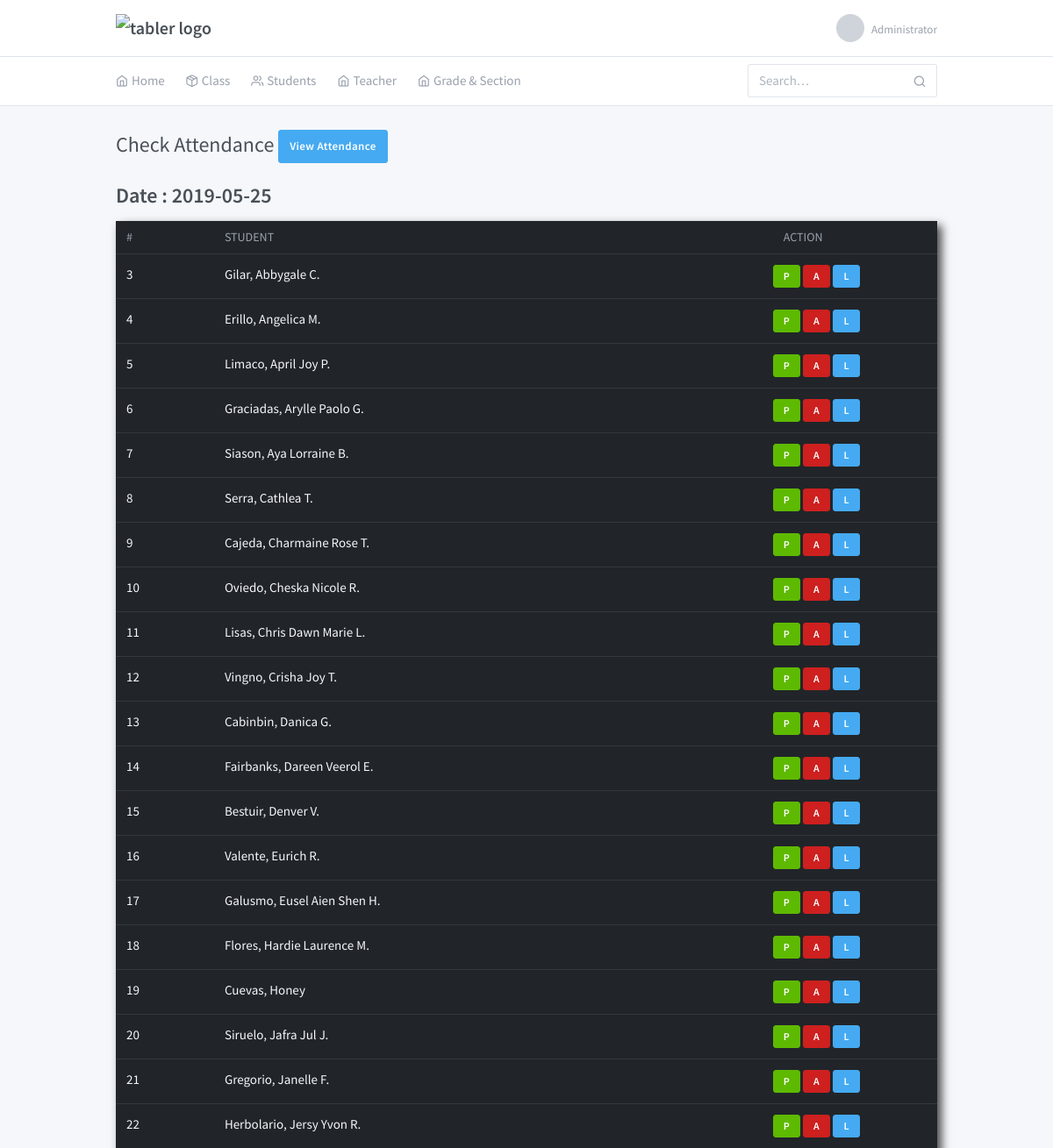
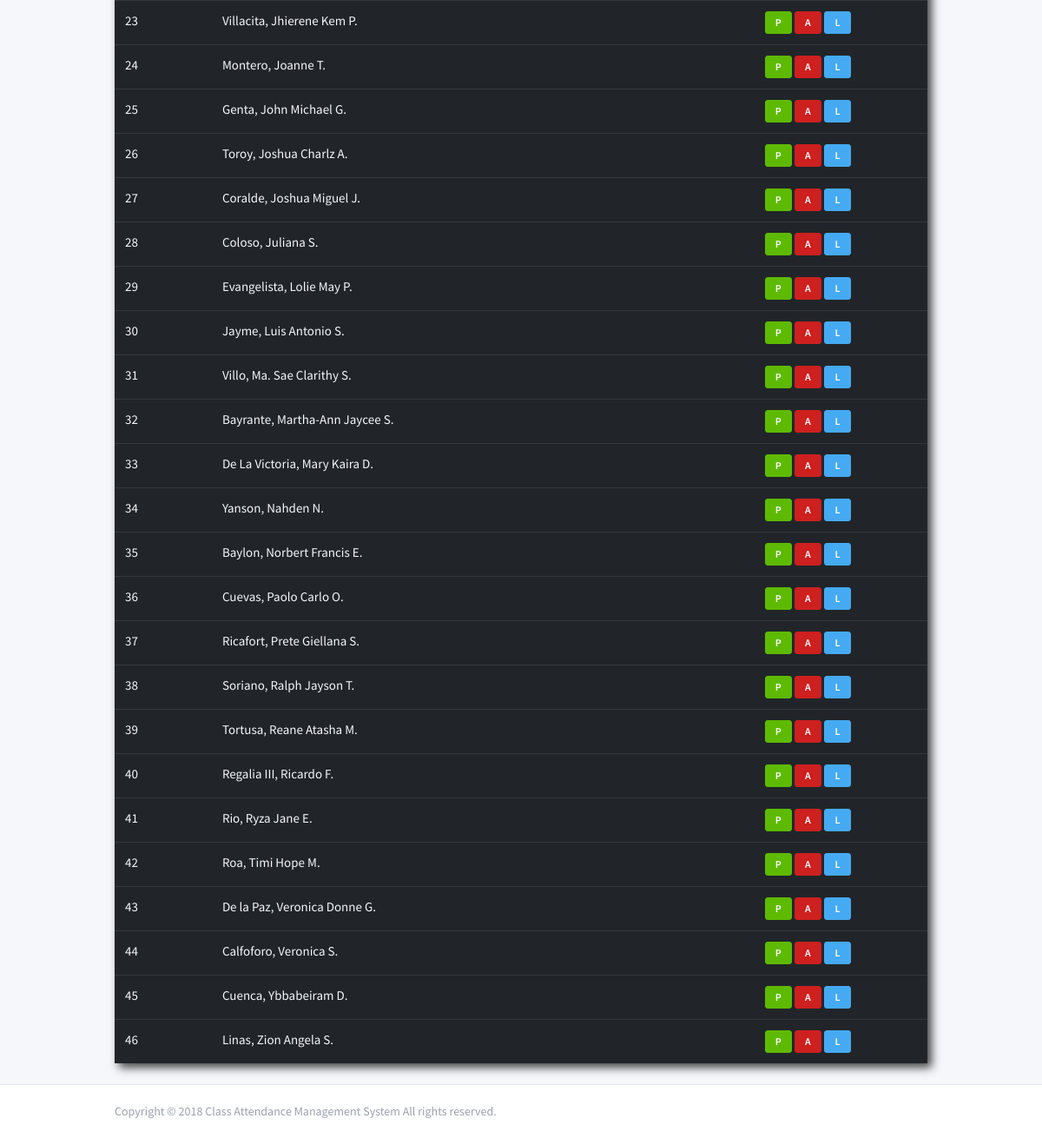
The app's page /admin/class.php?id=10 (signed in) with its own data (2 pictures, top to bottom).
### tables this page shows
CREATE TABLE `tbl_class_member` (
  `member_id` int(11) NOT NULL,
  `class_id` int(11) NOT NULL,
  `student_id` int(11) NOT NULL,
  `std_status` varchar(20) NOT NULL
);

CREATE TABLE `tbl_student` (
  `student_id` int(11) NOT NULL,
  `student_name` varchar(100) NOT NULL,
  `gender` varchar(20) NOT NULL,
  `student_grade` int(11) NOT NULL,
  `student_section` int(11) NOT NULL
);

### admin/class.php (the view, shortened to what this page needs)
<?php require 'include/header.php';
include 'include/config.php';
?>
  <body class="">
    <div class="page">
      	<div class="page-main">
        <?php require 'include/topbar.php'; ?>
	        <div class="my-3 my-md-5">
	          	<div class="container">
	            	<div class="page-header">
		              	<h1 class="page-title">
		                	Check Attendance <a href="student_attenadance.php?id=<?php echo $_GET['id'] ?>" class="btn btn-info">View Attendance</a>
		              	</h1>
	            	</div>
	            	<h3>Date : <?php echo date('Y-m-d'); ?> </h3>
	            	<table class="table table-dark">
					  <thead>
					    <tr>
					      <th scope="col">#</th>
					      <th scope="col">Student</th>
					      <th scope="col" style="width: 20%;">Action</th>
					    </tr>
					  </thead>
					  <tbody>
					    <?php
					    	$att = mysqli_query($conn, "SELECT * FROM `tbl_attendance` WHERE att_date like '%".date('Y-m-d')."%' AND class_id = ".$_GET['id']);
					    	$att_result = mysqli_num_rows($att);
					    	if ($att_result > 0) {
					    		while ($row_att = mysqli_fetch_assoc($att)) {
					    			$id[] = $row_att['member_id'];
					    		}
					    		$member_id = implode(',', $id);
					    	}else{
					    		$member_id = '0';
					    	}
					    	$query = mysqli_query($conn, "SELECT * FROM `tbl_class_member` cm LEFT JOIN tbl_student s on cm.`student_id` = s.`student_id` WHERE cm.`member_id` NOT IN ($member_id) AND class_id =".$_GET['id']);
					    	$result = mysqli_num_rows($query);
					    	if ($result > 0) {
					    		while ($row = mysqli_fetch_assoc($query)) {
					    			echo "<tr>";
										echo "<td>".$row['member_id']."</td>";
										echo "<td>".$row['student_name']."</td>";
										echo '<td><div class="row">
												<a href="record_attendance.php?member_id='.$row['member_id'].'&status=present&id='.$_GET['id'].'" class="btn btn-sm btn-success col-2">P</a> &nbsp
												<a href="record_attendance.php?member_id='.$row['member_id'].'&status=absent&id='.$_GET['id'].'" class="btn btn-sm btn-danger col-2">A</a> &nbsp
												<a href="record_attendance.php?member_id='.$row['member_id'].'&status=late&id='.$_GET['id'].'" class="btn btn-sm btn-info col-2">L</a>
											</div></td>';
										echo "</tr>";
					    		}
					    	}
					    ?>
					  </tbody>
					</table>
	        	</div>
	      	</div>
      	<?php require 'include/footer.php'; ?>
    	</div>
	</div>
  </body>
</html>

### admin/include/header.php (style rules this page uses)
table { box-shadow: 5px 5px 10px #444444; }

### records on screen
tbl_class_member: member_id "3", student.student_name "Gilar, Abbygale C."
tbl_class_member: member_id "4", student.student_name "Erillo, Angelica M."
tbl_class_member: member_id "5", student.student_name "Limaco, April Joy P."
tbl_class_member: member_id "6", student.student_name "Graciadas, Arylle Paolo G."
tbl_class_member: member_id "7", student.student_name "Siason, Aya Lorraine B."
tbl_class_member: member_id "8", student.student_name "Serra, Cathlea T."
tbl_class_member: member_id "9", student.student_name "Cajeda, Charmaine Rose T."
tbl_class_member: member_id "10", student.student_name "Oviedo, Cheska Nicole R."
tbl_class_member: member_id "11", student.student_name "Lisas, Chris Dawn Marie L."
tbl_class_member: member_id "12", student.student_name "Vingno, Crisha Joy T."
tbl_class_member: member_id "13", student.student_name "Cabinbin, Danica G."
tbl_class_member: member_id "14", student.student_name "Fairbanks, Dareen Veerol E."
tbl_class_member: member_id "15", student.student_name "Bestuir, Denver V."
tbl_class_member: member_id "16", student.student_name "Valente, Eurich R."
tbl_class_member: member_id "17", student.student_name "Galusmo, Eusel Aien Shen H."
tbl_class_member: member_id "18", student.student_name "Flores, Hardie Laurence M."
tbl_class_member: member_id "19", student.student_name "Cuevas, Honey"
tbl_class_member: member_id "20", student.student_name "Siruelo, Jafra Jul J."
tbl_class_member: member_id "21", student.student_name "Gregorio, Janelle F."
tbl_class_member: member_id "22", student.student_name "Herbolario, Jersy Yvon R."
tbl_class_member: member_id "23", student.student_name "Villacita, Jhierene Kem P."
tbl_class_member: member_id "24", student.student_name "Montero, Joanne T."
tbl_class_member: member_id "25", student.student_name "Genta, John Michael G."
tbl_class_member: member_id "26", student.student_name "Toroy, Joshua Charlz A."
tbl_class_member: member_id "27", student.student_name "Coralde, Joshua Miguel J."
tbl_class_member: member_id "28", student.student_name "Coloso, Juliana S."
tbl_class_member: member_id "29", student.student_name "Evangelista, Lolie May P."
tbl_class_member: member_id "30", student.student_name "Jayme, Luis Antonio S."
tbl_class_member: member_id "31", student.student_name "Villo, Ma. Sae Clarithy S."
tbl_class_member: member_id "32", student.student_name "Bayrante, Martha-Ann Jaycee S."
tbl_class_member: member_id "33", student.student_name "De La Victoria, Mary Kaira D."
tbl_class_member: member_id "34", student.student_name "Yanson, Nahden N."
tbl_class_member: member_id "35", student.student_name "Baylon, Norbert Francis E."
tbl_class_member: member_id "36", student.student_name "Cuevas, Paolo Carlo O."
tbl_class_member: member_id "37", student.student_name "Ricafort, Prete Giellana S."
tbl_class_member: member_id "38", student.student_name "Soriano, Ralph Jayson T."
tbl_class_member: member_id "39", student.student_name "Tortusa, Reane Atasha M."
tbl_class_member: member_id "40", student.student_name "Regalia III, Ricardo F."
tbl_class_member: member_id "41", student.student_name "Rio, Ryza Jane E."
tbl_class_member: member_id "42", student.student_name "Roa, Timi Hope M."
tbl_class_member: member_id "43", student.student_name "De la Paz, Veronica Donne G."
tbl_class_member: member_id "44", student.student_name "Calfoforo, Veronica S."
tbl_class_member: member_id "45", student.student_name "Cuenca, Ybbabeiram D."
tbl_class_member: member_id "46", student.student_name "Linas, Zion Angela S."
